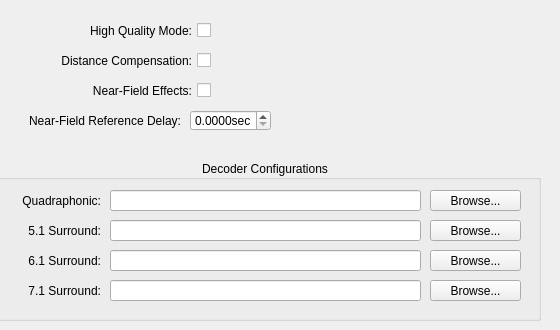
    <widget class="QWidget" name="tab_6">
     <attribute name="title">
      <string>Renderer</string>
     </attribute>
     <widget class="QCheckBox" name="decoderHQModeCheckBox">
      <property name="geometry">
       <rect>
        <x>30</x>
        <y>20</y>
        <width>181</width>
        <height>21</height>
       </rect>
      </property>
      <property name="toolTip">
       <string>Enables high-quality ambisonic rendering. This mode is
capable of frequency-dependent processing, creating a
better reproduction of 3D sound rendering over
surround sound speakers. Enabling this also requires
specifying decoder configuration files for the
appropriate speaker configuration you intend to use.</string>
      </property>
      <property name="layoutDirection">
       <enum>Qt::RightToLeft</enum>
      </property>
      <property name="text">
       <string>High Quality Mode:</string>
      </property>
      <property name="tristate">
       <bool>true</bool>
      </property>
     </widget>
     <widget class="QCheckBox" name="decoderDistCompCheckBox">
      <property name="geometry">
       <rect>
        <x>30</x>
        <y>50</y>
        <width>181</width>
        <height>21</height>
       </rect>
      </property>
      <property name="toolTip">
       <string>This applies the necessary delays and attenuation
to make the speakers behave as though they are
all equidistant, which is important for proper
playback of 3D sound rendering. Requires the
proper distances to be specified in the decoder
configuration file.</string>
      </property>
      <property name="layoutDirection">
       <enum>Qt::RightToLeft</enum>
      </property>
      <property name="text">
       <string>Distance Compensation:</string>
      </property>
      <property name="tristate">
       <bool>true</bool>
      </property>
     </widget>
     <widget class="QGroupBox" name="groupBox_8">
      <property name="geometry">
       <rect>
        <x>-10</x>
        <y>160</y>
        <width>551</width>
        <height>161</height>
       </rect>
      </property>
      <property name="title">
       <string>Decoder Configurations</string>
      </property>
      <property name="alignment">
       <set>Qt::AlignCenter</set>
      </property>
      <widget class="QLineEdit" name="decoderQuadLineEdit">
       <property name="geometry">
        <rect>
         <x>120</x>
         <y>30</y>
         <width>311</width>
         <height>21</height>
        </rect>
       </property>
      </widget>
      <widget class="QLabel" name="label_25">
       <property name="geometry">
        <rect>
         <x>20</x>
         <y>30</y>
         <width>91</width>
         <height>21</height>
        </rect>
       </property>
       <property name="text">
        <string>Quadraphonic:</string>
       </property>
       <property name="alignment">
        <set>Qt::AlignRight|Qt::AlignTrailing|Qt::AlignVCenter</set>
       </property>
      </widget>
      <widget class="QPushButton" name="decoderQuadButton">
       <property name="geometry">
        <rect>
         <x>440</x>
         <y>30</y>
         <width>91</width>
         <height>21</height>
        </rect>
       </property>
       <property name="text">
        <string>Browse...</string>
       </property>
      </widget>
      <widget class="QLineEdit" name="decoder51LineEdit">
       <property name="geometry">
        <rect>
         <x>120</x>
         <y>60</y>
         <width>311</width>
         <height>21</height>
        </rect>
       </property>
      </widget>
      <widget class="QPushButton" name="decoder51Button">
       <property name="geometry">
        <rect>
         <x>440</x>
         <y>60</y>
         <width>91</width>
         <height>21</height>
        </rect>
       </property>
       <property name="text">
        <string>Browse...</string>
       </property>
      </widget>
      <widget class="QLabel" name="label_26">
       <property name="geometry">
        <rect>
         <x>20</x>
         <y>60</y>
         <width>91</width>
         <height>21</height>
        </rect>
       </property>
       <property name="text">
        <string>5.1 Surround:</string>
       </property>
       <property name="alignment">
        <set>Qt::AlignRight|Qt::AlignTrailing|Qt::AlignVCenter</set>
       </property>
      </widget>
      <widget class="QLabel" name="label_28">
       <property name="geometry">
        <rect>
         <x>20</x>
         <y>90</y>
         <width>91</width>
         <height>21</height>
        </rect>
       </property>
       <property name="text">
        <string>6.1 Surround:</string>
       </property>
       <property name="alignment">
        <set>Qt::AlignRight|Qt::AlignTrailing|Qt::AlignVCenter</set>
       </property>
      </widget>
      <widget class="QLineEdit" name="decoder61LineEdit">
       <property name="geometry">
        <rect>
         <x>120</x>
         <y>90</y>
         <width>311</width>
         <height>21</height>
        </rect>
       </property>
      </widget>
      <widget class="QPushButton" name="decoder61Button">
       <property name="geometry">
        <rect>
         <x>440</x>
         <y>90</y>
         <width>91</width>
         <height>21</height>
        </rect>
       </property>
       <property name="text">
        <string>Browse...</string>
       </property>
      </widget>
      <widget class="QPushButton" name="decoder71Button">
       <property name="geometry">
        <rect>
         <x>440</x>
         <y>120</y>
         <width>91</width>
         <height>21</height>
        </rect>
       </property>
       <property name="text">
        <string>Browse...</string>
       </property>
      </widget>
      <widget class="QLineEdit" name="decoder71LineEdit">
       <property name="geometry">
        <rect>
         <x>120</x>
         <y>120</y>
         <width>311</width>
         <height>21</height>
        </rect>
       </property>
      </widget>
      <widget class="QLabel" name="label_29">
       <property name="geometry">
        <rect>
         <x>20</x>
         <y>120</y>
         <width>91</width>
         <height>21</height>
        </rect>
       </property>
       <property name="text">
        <string>7.1 Surround:</string>
       </property>
       <property name="alignment">
        <set>Qt::AlignRight|Qt::AlignTrailing|Qt::AlignVCenter</set>
       </property>
      </widget>
     </widget>
     <widget class="QCheckBox" name="decoderNFEffectsCheckBox">
      <property name="geometry">
       <rect>
        <x>30</x>
        <y>80</y>
        <width>181</width>
        <height>21</height>
       </rect>
      </property>
      <property name="toolTip">
       <string>Simulates and compensates for low-frequency effects
caused by the curvature of nearby sound-waves, which
creates a more realistic perception of sound distance.
Note that the effect may be stronger or weaker than
intended if the application doesn't use or specify an
appropriate unit scale, or if incorrect speaker distances
are set in the decoder configuration file.</string>
      </property>
      <property name="layoutDirection">
       <enum>Qt::RightToLeft</enum>
      </property>
      <property name="text">
       <string>Near-Field Effects:</string>
      </property>
      <property name="tristate">
       <bool>true</bool>
      </property>
     </widget>
     <widget class="QWidget" name="widget_3" native="true">
      <property name="geometry">
       <rect>
        <x>-10</x>
        <y>110</y>
        <width>281</width>
        <height>21</height>
       </rect>
      </property>
      <property name="toolTip">
       <string>The reference delay value for ambisonic output. When
Channels is set to one of the Ambisonic formats, this
option enables NFC-HOA output with the specified
Reference Delay parameter. The specified value can then
be shared with an appropriate NFC-HOA decoder to
reproduce correct near-field effects. Keep in mind that
despite being designed for higher-order ambisonics, this
applies to first-order output all the same. When left unset,
normal output is created with no near-field simulation.</string>
      </property>
      <widget class="QLabel" name="label_27">
       <property name="geometry">
        <rect>
         <x>20</x>
         <y>0</y>
         <width>171</width>
         <height>21</height>
        </rect>
       </property>
       <property name="text">
        <string>Near-Field Reference Delay:</string>
       </property>
       <property name="alignment">
        <set>Qt::AlignRight|Qt::AlignTrailing|Qt::AlignVCenter</set>
       </property>
      </widget>
      <widget class="QDoubleSpinBox" name="decoderNFRefDelaySpinBox">
       <property name="geometry">
        <rect>
         <x>200</x>
         <y>0</y>
         <width>81</width>
         <height>21</height>
        </rect>
       </property>
       <property name="suffix">
        <string>sec</string>
       </property>
       <property name="decimals">
        <number>4</number>
       </property>
       <property name="maximum">
        <double>1000.000000000000000</double>
       </property>
       <property name="singleStep">
        <double>0.010000000000000</double>
       </property>
      </widget>
     </widget>
    </widget>
